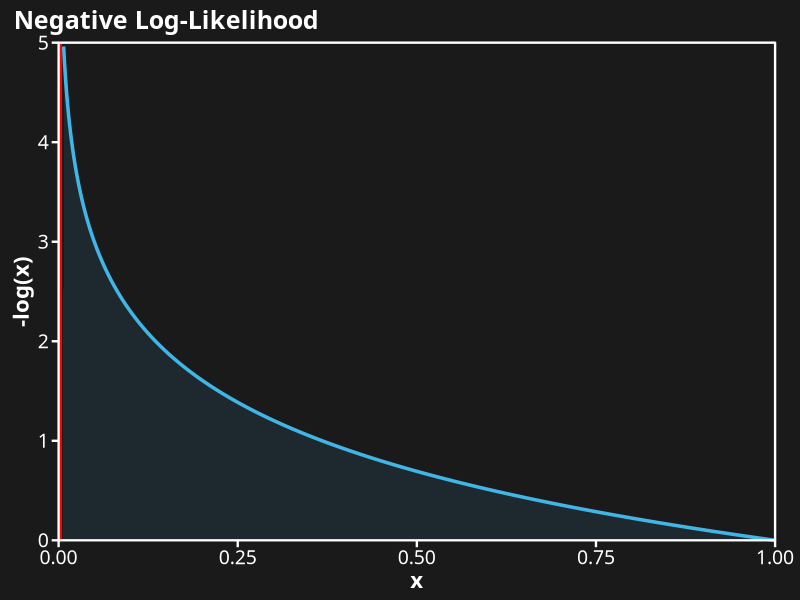
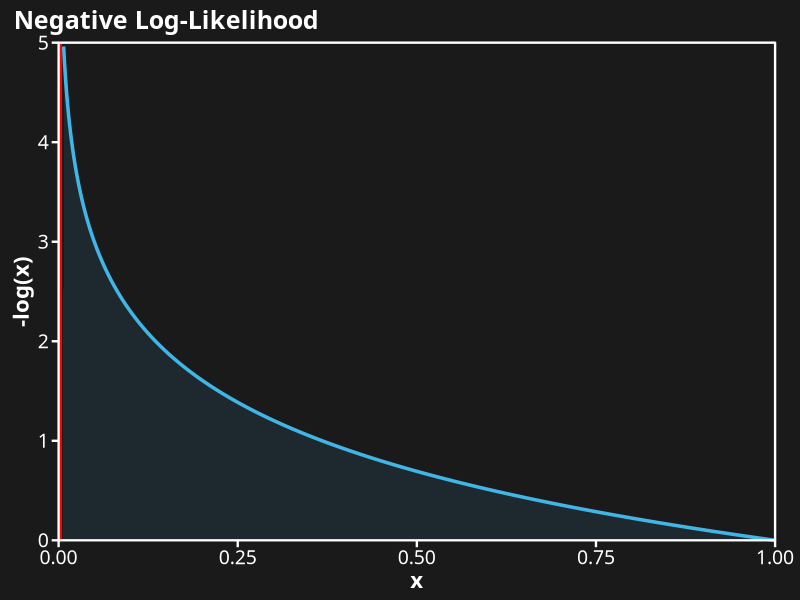

Write R code to recreate these figures, in order.
## ---- chunk 1
library(ggplot2)

# Data for -log(x)
df <- data.frame(x = seq(0.001, 1, length.out = 1000))  # avoid log(0)
df$y <- -log(df$x)

ggplot(df, aes(x = x, y = y)) +
  # Line of -log(x)
  geom_line(color = "#41b6e6", linewidth = 1.2) +
  # Shaded area under the curve
  geom_area(fill = "#41b6e6", alpha = 0.1) +
  geom_vline(xintercept=0.002, colour = "red", linewidth = 1.35) +
  
  # Title and axis labels
  labs(
    title = "Negative Log-Likelihood",
    x = "x",
    y = "-log(x)"
  ) +
  
  # Zoom out a bit from exact bounds
  scale_x_continuous(limits = c(0, 1), expand = c(0, 0)) +
  scale_y_continuous(limits = c(0, 5), expand = c(0, 0)) +
  coord_cartesian(xlim = c(0, 1), ylim = c(0, 5), clip = "off") +
  
  # Dark theme with white panel border
  theme_minimal() +
  theme(
    panel.background = element_rect(color = NA, fill = "gray10"),
    panel.border = element_rect(color = "white", fill = NA, linewidth = 0.8),
    plot.background = element_rect(color = "gray10", fill = "gray10"),
    
    plot.title = element_text(family = "Space Grotesk",
                              face = "bold",
                              color = "white",
                              size = 18),
    plot.title.position = "plot",
    
    panel.grid.major = element_blank(),
    panel.grid.minor = element_blank(),
    
    axis.title = element_text(family = "Space Grotesk",
                              face = "bold",
                              color = "white",
                              size = 16),
    axis.text = element_text(family = "Space Grotesk",
                             color = "white",
                             size = 14),
    
    axis.ticks = element_line(color = "white", linewidth = 0.8),
    axis.ticks.length = unit(5, "pt"),
    
    plot.margin = margin(8, 18, 5, 10)
  )

ggsave("neg_log_plot.png", width = 8, height = 6, dpi = 300)
